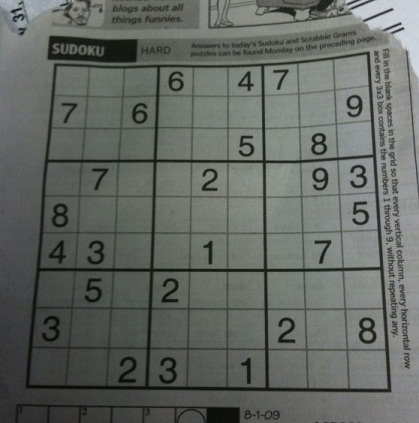
#> input picture resources/sudoku.jpg, 419 x 423 px
$ jupyter execute 'find that 0.2 or 0.3 where it all divides.ipynb'   (older library calls are emulated)
#> lines starting #> are read from the running program, lines starting #| are printed output that depends on the picture; after the words box and inside, x2 and y2 are one past the last pixel; in counts of white or black regions, pixels touching at a corner belong together
[cell 1]
import numpy as np
import matplotlib.pyplot as plt
from skimage.io import imread
from skimage.color import rgb2grey
from skimage.feature import blob_dog, blob_log, blob_doh

# Load the Summer Palace photo
#china = imread('https://66.media.tumblr.com/647598e933587b4eea6c34f3f33a0f18/tumblr_inline_mw4qsqYbr71s7exj2.jpg')
china = imread('../resources/sudoku.jpg')
#> china is the input picture: shape (423, 419, 3); mean R, G, B 99.4, 103.6, 98.9
plt.imshow(china)

[cell 2]
copycoin = np.copy(rgb2grey(china))
great_divide = 0.21
copycoin[copycoin < great_divide] = 0
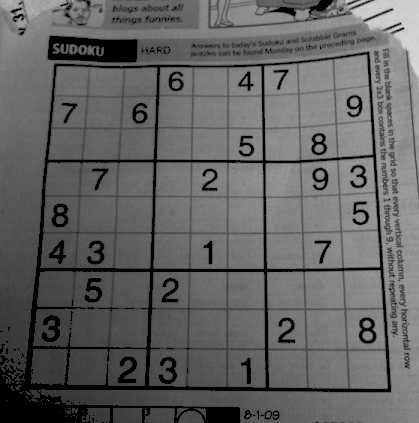
#> copycoin: shape (423, 419) float64; min 0, max 0.856, mean 0.388
copycoin[copycoin > great_divide] = 1
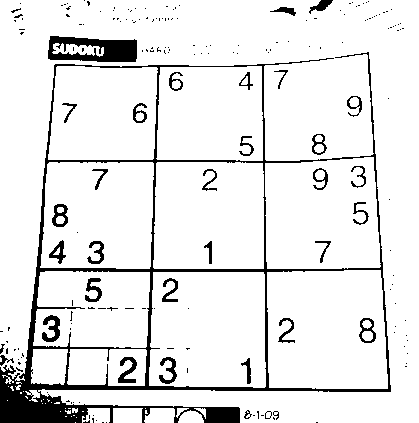
#> copycoin: shape (423, 419) float64; values 0 (black) and 1 (white), 90.5% white; 196 black regions (161 under 20 px), largest, box (x1, y1, x2, y2) and area: (0, 52, 391, 423) 10846, (48, 36, 137, 62) 1562, (42, 315, 60, 342) 270
plt.imshow(copycoin, cmap="gray")

[cell 3]
hist = np.histogram(rgb2grey(china))
#> hist = ([4579, 8854, 17909, 29285, 42195, 38389, 32039, 1807, 233, 1947], [0.0213, 0.105, 0.188, 0.272, 0.355, 0.439, 0.522, 0.606, 0.689, 0.773, 0.856])
plt.plot(hist[1][:-1], hist[0], lw=2)
plt.show()
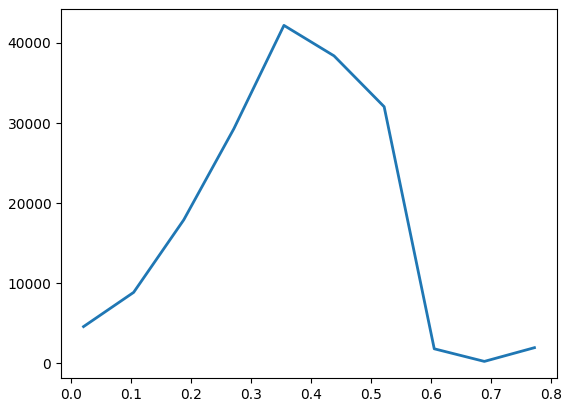
#> figure drawn by matplotlib, 1 panel; curve peaks at x = 0.355, y = 42195

[cell 4]
from math import sqrt
from skimage import data
from skimage.feature import blob_dog, blob_log, blob_doh
from skimage.color import rgb2gray

import matplotlib.pyplot as plt


image = china
image_gray = rgb2gray(image)
blobs_doh = blob_dog(image_gray)
#> blobs_doh = empty array

[cell 5]
blobs_doh
#> Out = empty array
